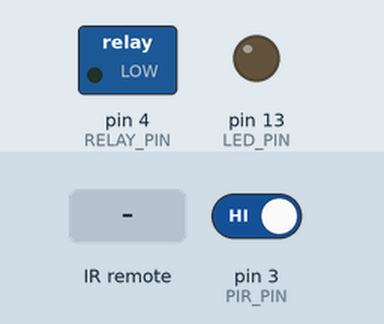
Bench run of a sketch on a simulated Arduino Uno, built with avr-gcc and run on an emulated ATmega328P. Shown: switched loads named in the sketch (green lamp = pin HIGH), output pins drawn as LEDs (lit = HIGH). The inputs (shaded band) are chosen by the test bench; at power-on: pin 3 (PIR_PIN) HIGH. What the sketch prints to the serial monitor is not drawn.

Above: at 1.2 s.
1.3 s: pin 3 (PIR_PIN) driven LOW
2.9 s: infrared code 0xA02E1080 received
4.5 s: infrared code 0xFFFFFFFF received
6.1 s: pin 3 (PIR_PIN) driven HIGH
At 10.2 s:
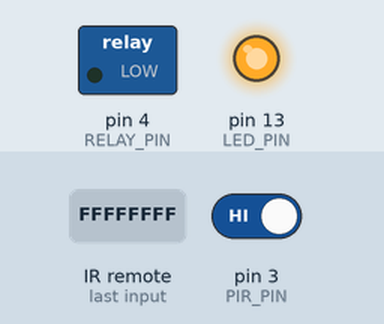
Timing chart, 0 to 16.3 s (numbered marks = the images above; inputs shaded):
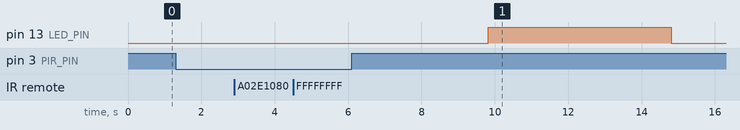

The sketch:

Svetulino.ino
```cpp
/*
 Name:		Svetulino.ino
 Created:	2016-06-07 04:45:38
 Author:	ao@ze1.org
*/

// To add/remove a button of a remote control for toggling relay on/off, press a button, then wait 5 sec, then press
// quickly 5 times during next 5 sec. The buttons config will be saved in EEPROM memory.
//

#include <EEPROM.h>
#include "IRremote.h"

#define PROGRAM_SIGN	0xA02E1080

#define LED_PIN			LED_BUILTIN

#define IR_PIN			2
#define PIR_PIN			3
#define RELAY_PIN		4
#define PIR_OFF_DELAY	60000

#define IR_PIN_2		5
#define PIR_PIN_2		6
#define RELAY_PIN_2		7
#define PIR_OFF_DELAY_2	30000

HardwareSerial &s = Serial;
bool N() { s.println(""); return true; }
template<typename T> bool S(T t, bool n = false) { s.print(t); if (n) s.println(""); return true; }
template<typename T> bool SH(T t, bool n = false) { if (sizeof(t) == 8 && t < 0x10) s.print("0"); s.print(t, HEX); if (n) s.println(""); return true; }

struct CFG {

	uint32_t prog_sign; // program signature, identifies program/version that owns data
	uint16_t data_addr; // data address at EEPROM
	uint16_t data_size;
	uint32_t data_item[128];

	CFG(uint32_t prog_sign)
		: prog_sign(prog_sign), data_addr(), data_size(), data_item() {

	}

	void Setup() {

		N(); S("SETUP CFG("); SH(prog_sign); S(")");

		for (auto it = EEPROM.begin(); it != EEPROM.end(); ++it) {

			data_addr = it.index;
			N(); S(" SIGN CFG["); SH(data_addr); S("]: ");

			uint32_t data = EEPROM.get(data_addr, data); SH(data);
			if (data == 0xffffffff) return;
			if (data == prog_sign) {

				S(" PROGRAM SIGNATURE MATCH");

				Load();
				return;
			}
		}
	}

	void Load() {

		uint16_t
			size_addr = data_addr + sizeof(prog_sign),
			load_addr = size_addr + sizeof(data_size),
			load_stop = load_addr + EEPROM.get(size_addr, data_size);

		N(); S(" LOAD CFG["); S(size_addr); S("]: "); S(data_size); S(" BYTES OF DATA ");

		for (uint8_t *data = (uint8_t*)&data_item[0], *data_stop = data + sizeof(data_item);
			data < data_stop && load_addr < load_stop;
			data++, load_addr++
			)
			SH(EEPROM.get(load_addr, *data));

		Remove(0);
	}

	void Save() {

		N(); S(" SAVE CFG["); S(data_addr); S("]: "); SH(prog_sign); S(" PROGRAM SIGNATURE");

		EEPROM.put(data_addr, prog_sign);

		uint16_t
			size_addr = data_addr + sizeof(prog_sign),
			save_addr = size_addr + sizeof(data_size), save_stop = 512;

		EEPROM.put(size_addr, data_size);

		N(); S(" SAVE CFG["); S(size_addr); S("]: "); S(data_size); S(" BYTES OF DATA ");

		for (uint8_t *data = (uint8_t*)&data_item[0], *data_stop = data + data_size;
			data < data_stop && save_addr < save_stop;
			data++, save_addr++
			)
			SH(EEPROM.put(save_addr, *data));
	}

	bool Exists(uint32_t value) {

		for(uint32_t*item = &data_item[0], *end = item + data_size / sizeof(data_item[0]);
			item < end;
			++item
			)
			if (*item == value)
				return true;

		return false;
	}

	bool Add(uint32_t value) {

		if (data_size + sizeof(data_item[0]) > sizeof(data_item))
			return false;

		data_item[data_size / sizeof(data_item[0])] = value;
		data_size += sizeof(data_item[0]);

		S(" ADD CFG("); SH(value); S(") ");
		return true;

	}

	bool Remove(uint32_t value) {

		bool result = false;
		for(uint32_t*item = &data_item[0], *end = item + data_size / sizeof(data_item[0]);
			item < end;
			++item
			)
			if (result)
				*(item - 1) = *item;
			else
				if (*item == value)
					result = true;

		if (result) {

			data_size -= sizeof(data_item[0]);
			S(" REMOVE CFG("); SH(value); S(") ");
		}
		return result;
	}

}
cfg_(PROGRAM_SIGN);

struct IR {

	uint8_t ir_pin;
	IRrecv ir_recv;

	uint8_t relay_pin;
	bool relay_state;

	uint8_t pir_pin;
	uint32_t pir_delay;
	uint32_t pir_timer;
	bool pir_state;

	struct Input {
		IR &ir;
		uint32_t code;
		uint32_t allow;
		uint32_t check;
		uint32_t result;
		uint8_t count;

		Input(IR &ir)
			: ir(ir), code(), allow(), check(), result(), count() {

		}

		uint32_t Loop() {

			decode_results input;
			uint32_t value = 0, now = millis();
			if (ir.ir_recv.decode(&input)) {

				value = input.value;
				ir.ir_recv.resume();
				N(); S(" >>> IR("); S(ir.ir_pin); S("): "); SH(value); S(" ");
			}

			unsigned char t = !code ? 0 : (now < check ? 1 : (now < result ? 2 : 3));
			S(!t ? "." : (t == 1 ? "-" : (t == 2 ? "+" : "=")));

			if (t == 2 && count != 5)
				digitalWrite(LED_PIN, HIGH);

			if (value == 0xffffffff) {

				if (t == 2) return 0;
				value = code;
			}

			if (!value) {

				if (t == 3) {

					S(" === RESULT(");
					if (count == 5) {

						if (!cfg_.Remove(code)) cfg_.Add(code);
						cfg_.Save();
						value = code;
					}
					else
						S("FAILURE");

					code = 0;
					S(") === ", true);
				}
				return value;
			}

			if (value == code && t == 2 && S(" +++ COUNT(") && S(++count) && S(")"))
				return 0;

			if (t && S(" ::: RESET(T") && S(t) && S(")"))
				N();

			code = value;
			count = 0xff;
			check = now + 5000;
			result = now + 10000;
			S(" *** CODE("); SH(code); S(")");

			if (now < allow) return 0;
			allow = now + 1000;
			return value;
		}
	}
	input;

	IR(uint8_t ir_pin, uint8_t relay_pin, uint8_t pir_pin, uint32_t pir_delay)
		: ir_pin(ir_pin), ir_recv(ir_pin), relay_pin(relay_pin), relay_state(), pir_pin(pir_pin), pir_delay(pir_delay), pir_timer(), pir_state(), input(*this) {

	}

	void Setup() {

		N(); S("SETUP IR("); S(ir_pin); S("), PIR("); S(pir_pin); S("), RELAY("); S(relay_pin); S(")");

		if (ir_pin) {

			pinMode(ir_pin, INPUT);
			ir_recv.enableIRIn();
		}

		if (pir_pin) {

			pinMode(pir_pin, INPUT);
			pir_state = digitalRead(pir_pin) == HIGH;
			pir_timer = pir_delay;
		}

		relay_state = true;
		pinMode(relay_pin, OUTPUT);
		digitalWrite(relay_pin, relay_state ? LOW : HIGH);

		N();
	}

	void Loop() {

		uint32_t now = millis();
		bool relay = relay_state;

		if (ir_pin) {

			uint32_t ir_code = input.Loop();
			if (ir_code &&
				cfg_.Exists(ir_code)) {

				relay = !relay;
				N(); S(" >>> IR("); S(ir_pin); S("): "); SH(ir_code); S(" [PWRBTN] ");
			}
		}

		if (pir_pin) {

			bool pir = digitalRead(pir_pin) == HIGH;
			if (pir != pir_state) {

				pir_state = pir;
				N(); S(" >>> PIR("); S(pir_pin); S("): "); S(pir_state ? "ON" : "OFF");

				if (pir_state) {

					if (!relay) {

						relay = true;
						S(" EXECUTE");
					}
				}
				else {

					if (!relay) {

						pir_timer = 0;
					}
					else {

						if (!pir_delay) {

							pir_timer = 0;
							relay = false;
							S(" EXECUTE");
						}
						else {

							pir_timer = now + pir_delay;
							S(" DELAY "); S(pir_delay); S(" MSEC");
						}
					}
				}
			}
			if (!pir_state && pir_timer) {

				if (pir_timer < now) {

					pir_timer = 0;
					relay = false;
					S(" === PIR("); S(pir_pin); S("): OFF EXECUTE === ");
				}
				else {

					if (!relay) {

						pir_timer = 0;
						S(" === PIR("); S(pir_pin); S("): OFF RESET === ");
					}
				}
			}
		}

		if (relay != relay_state) {

			relay_state = relay;
			digitalWrite(relay_pin, relay_state ? LOW : HIGH);
			N(); S(" >>> RELAY("); S(relay_pin); S(relay_state ? "): ON" : "): OFF"); S(" >>> "); N();
		}

	}
}
ir_[1] = {
	IR(IR_PIN, RELAY_PIN, PIR_PIN, PIR_OFF_DELAY)
	//,IR(INPUT_PIN_2, RELAY_PIN_2)
};

void setup() {

	pinMode(LED_PIN, OUTPUT);

	s.begin(9600);

	cfg_.Setup();

	for (IR *ir = &ir_[0], *end = ir + sizeof(ir_) / sizeof(IR);
		ir < end;
		++ir
		)
		ir->Setup();
}

void loop() {

	uint32_t t = millis();

	digitalWrite(LED_PIN, LOW);

	for (IR *ir = &ir_[0], *end = ir + sizeof(ir_) / sizeof(IR);
		ir < end;
		++ir
		)
		ir->Loop();

	delay(200 - (millis() - t));
}
```

Measured:
- after the input at 1.3 s, every drawn part: stays the same
- after the input at 2.9 s, every drawn part: stays the same
- after the input at 4.5 s, every drawn part: stays the same
